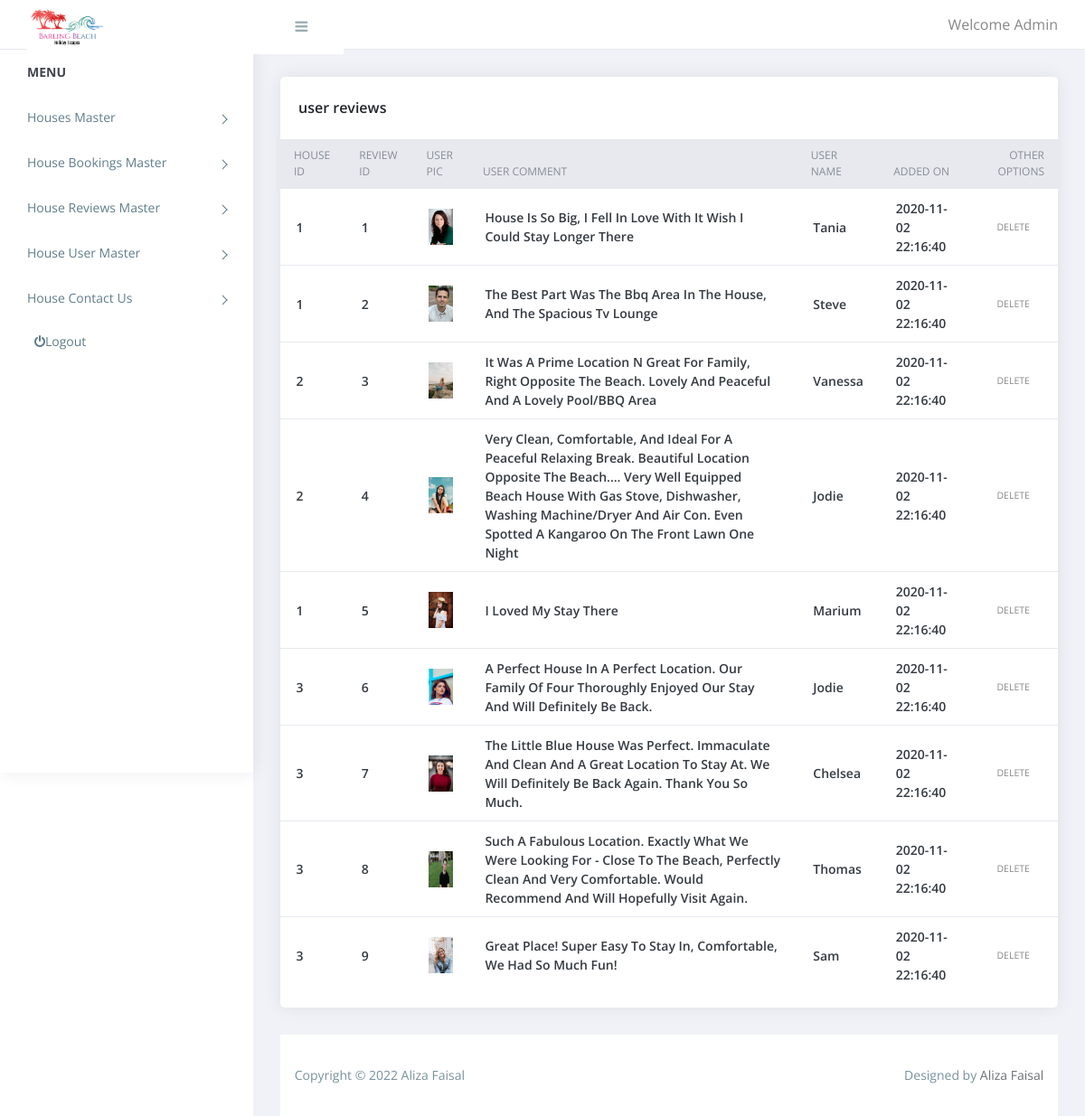
The page /staff/house_reviews.php (signed in) on the database its author committed.
### tables this page shows
CREATE TABLE `house_reviews` (
  `house_id` int(11) NOT NULL,
  `review_id` int(11) NOT NULL,
  `user_pic` varchar(1000) NOT NULL,
  `user_comment` varchar(1000) NOT NULL,
  `user_name` varchar(250) NOT NULL,
  `added_on` timestamp NOT NULL DEFAULT current_timestamp() ON UPDATE current_timestamp(),
  `rating` float NOT NULL
);

### staff/house_reviews.php (the view, shortened to what this page needs)
<?php
include('header.inc.php');
$sql = "SELECT * FROM `house_reviews` ORDER BY  added_on desc";
$msgs = array();
$res = mysqli_query($conn, $sql)
or trigger_error("Query Failed! SQL: $sql - Error: ".mysqli_error($conn), E_USER_ERROR);
while($row = mysqli_fetch_array($res)){
    $msgs[] = $row;
}
   ?>
         <div class="content pb-0">
            <div class="orders">
               <div class="row">
                  <div class="col-xl-12">
                     <div class="card">
                        <div class="card-body">
                           <h4 class="box-title"> user reviews </h4>
                        </div>
                        <div class="card-body--">
                           <div class="table-stats order-table ov-h">
                              <table class="table ">
                                 <thead>
                                    <tr>
                                       <th>House ID</th>
                                       <th>Review ID</th>
                                       <th> user pic</th>
                                       <th> user comment</th>
                                       <th> user Name</th>
                                       <th> Added on</th>
                                       <th> other options</th>
                                    </tr>
                                 </thead>
                                 <tbody>
                                     <?php
                                     foreach($msgs as $list){?>
                                     <tr>
                                     <td><?php echo $list['house_id'] ?></td>
                                     <td><?php echo $list['review_id'] ?></td>
                                     <td><img src="../<?php echo $list['user_pic'] ?>" alt=""></td>
                                     <td><?php echo $list['user_comment'] ?></td>
                                     <td><?php echo $list['user_name'] ?></td>
                                     <td><?php echo $list['added_on'] ?></td>
                                     <td>
                                           <?php
                                         echo "<span class='badge badge-delete'><a href='?type=delete&id=".$list['review_id']."'>Delete</a></span>&nbsp;";
                                         ?>
                                     </td>
                                     </tr>
                                  <?php   }
                                     ?>
                                 </tbody>
                              </table>
                           </div>
                        </div>
                     </div>
                  </div>
               </div>
            </div>
		  </div>
<?php
include('footer.inc.php');
?>

### staff/assets/css/style.css (style rules this page uses)
body { display: table; font-family: open sans, sans-serif; font-size: 16px; width: 100% }
a, button { text-decoration: none; outline: none!important; color: #878787; -webkit-transition: all .25s ease; transition: all .25s ease }
h1, h2, h3, h4, h5, h6 { margin: 0 }
img { max-width: 100% }
.pb-0 { padding-bottom: 0 }
.ov-h { overflow: hidden }
.order-table { position: relative }
.order-table:after, .order-table:before { content: ""; position: absolute; top: 0; height: 37px; width: 10px; background: #e8e9ef }
.order-table:after { right: -1px }
.order-table:before { left: -1px }
.order-table tr th { background: #e8e9ef }
.order-table tr td:last-child, .order-table tr th:last-child { text-align: right }
.order-table tr:last-child td { border: none }
.order-table .badge { color: #fff; padding: 10px; text-transform: uppercase; font-weight: 400 }
.content { float: left; padding: 1.875em; width: 100% }
.card { margin-bottom: 1.875em; border-radius: 5px; padding: 0; border: 0 solid transparent; -webkit-box-shadow: 0 0 20px rgba(0, 0, 0, .08); box-shadow: 0 0 20px rgba(0, 0, 0, .08) }
.card .box-title { font-weight: 600; font-size: 1em; padding: 5px 0 }
.card .card-body { float: left; padding: 1.25em; position: relative; width: 100% }
.card h4 { font-size: 1.1rem }
.table-stats table { font-family: open sans }
.table-stats table th, .table-stats table td { border: none; border-bottom: 1px solid #e8e9ef; color: #868e96; font-size: 12px; font-weight: 400; padding: .75em 1.25em; text-transform: uppercase }
.table-stats table th img, .table-stats table td img { width: 40px; height: 40px; }
.table-stats table td { color: #343a40; font-size: 14px; font-weight: 600; text-transform: capitalize; vertical-align: middle }
@media (max-width:1368px) { .card-body { padding: 15px } }

### rows shown on the page
house_reviews: house "1", review_id "1", user_pic (picture), user_comment "House Is So Big, I Fell In Love With It Wish I Could Stay Longer There", user_name "Tania", added_on "2020-11-02 22:16:40"
house_reviews: house "1", review_id "2", user_pic (picture), user_comment "The Best Part Was The Bbq Area In The House, And The Spacious Tv Lounge", user_name "Steve", added_on "2020-11-02 22:16:40"
house_reviews: house "2", review_id "3", shows a picture, user_comment "It Was A Prime Location N Great For Family, Right Opposite The Beach. Lovely And Peaceful And A Lovely Pool/BBQ Area", user_name "Vanessa", added_on "2020-11-02 22:16:40"
house_reviews: house "2", review_id "4", shows a picture, user_comment "Very Clean, Comfortable, And Ideal For A Peaceful Relaxing Break. Beautiful Location Opposite The Beach.... Very Well Equipped Beach House With Gas Stove, Dishwasher, Washing Machine/Dryer And Air Con. Even Spotted A Kangaroo On The Front Lawn One Night", user_name "Jodie", added_on "2020-11-02 22:16:40"
house_reviews: house "1", review_id "5", user_pic (picture), user_comment "I Loved My Stay There", user_name "Marium", added_on "2020-11-02 22:16:40"
house_reviews: house "3", review_id "6", user_pic (picture), user_comment "A Perfect House In A Perfect Location. Our Family Of Four Thoroughly Enjoyed Our Stay And Will Definitely Be Back.", user_name "Jodie", added_on "2020-11-02 22:16:40"
house_reviews: house "3", review_id "7", user_pic (picture), user_comment "The Little Blue House Was Perfect. Immaculate And Clean And A Great Location To Stay At. We Will Definitely Be Back Again. Thank You So Much.", user_name "Chelsea", added_on "2020-11-02 22:16:40"
house_reviews: house "3", review_id "8", user_pic (picture), user_comment "Such A Fabulous Location. Exactly What We Were Looking For - Close To The Beach, Perfectly Clean And Very Comfortable. Would Recommend And Will Hopefully Visit Again.", user_name "Thomas", added_on "2020-11-02 22:16:40"
house_reviews: house "3", review_id "9", user_pic (picture), user_comment "Great Place! Super Easy To Stay In, Comfortable, We Had So Much Fun!", user_name "Sam", added_on "2020-11-02 22:16:40"
